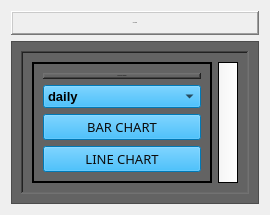
                          <widget class="QWidget" name="charts_page">
                           <layout class="QVBoxLayout" name="verticalLayout_29">
                            <item>
                             <widget class="QFrame" name="frame_32">
                              <property name="styleSheet">
                               <string notr="true"/>
                              </property>
                              <property name="frameShape">
                               <enum>QFrame::WinPanel</enum>
                              </property>
                              <property name="frameShadow">
                               <enum>QFrame::Raised</enum>
                              </property>
                              <property name="lineWidth">
                               <number>2</number>
                              </property>
                              <layout class="QVBoxLayout" name="verticalLayout_30">
                               <item alignment="Qt::AlignTop">
                                <widget class="QLabel" name="label_40">
                                 <property name="font">
                                  <font>
                                   <pointsize>-1</pointsize>
                                  </font>
                                 </property>
                                 <property name="text">
                                  <string>CHARTS</string>
                                 </property>
                                 <property name="alignment">
                                  <set>Qt::AlignCenter</set>
                                 </property>
                                </widget>
                               </item>
                              </layout>
                             </widget>
                            </item>
                            <item>
                             <widget class="QFrame" name="frame_31">
                              <property name="sizePolicy">
                               <sizepolicy hsizetype="Preferred" vsizetype="Expanding">
                                <horstretch>0</horstretch>
                                <verstretch>0</verstretch>
                               </sizepolicy>
                              </property>
                              <property name="styleSheet">
                               <string notr="true">background-color: rgb(99, 99, 99);</string>
                              </property>
                              <property name="frameShape">
                               <enum>QFrame::StyledPanel</enum>
                              </property>
                              <property name="frameShadow">
                               <enum>QFrame::Raised</enum>
                              </property>
                              <layout class="QGridLayout" name="gridLayout_6">
                               <item row="0" column="0">
                                <widget class="QFrame" name="frame_23">
                                 <property name="styleSheet">
                                  <string notr="true">background-color: rgb(99, 99, 99);</string>
                                 </property>
                                 <property name="frameShape">
                                  <enum>QFrame::WinPanel</enum>
                                 </property>
                                 <property name="frameShadow">
                                  <enum>QFrame::Sunken</enum>
                                 </property>
                                 <property name="lineWidth">
                                  <number>4</number>
                                 </property>
                                 <layout class="QHBoxLayout" name="horizontalLayout_33">
                                  <item>
                                   <widget class="QFrame" name="frame_27">
                                    <property name="minimumSize">
                                     <size>
                                      <width>180</width>
                                      <height>0</height>
                                     </size>
                                    </property>
                                    <property name="frameShape">
                                     <enum>QFrame::Box</enum>
                                    </property>
                                    <property name="frameShadow">
                                     <enum>QFrame::Plain</enum>
                                    </property>
                                    <property name="lineWidth">
                                     <number>2</number>
                                    </property>
                                    <layout class="QVBoxLayout" name="verticalLayout_3">
                                     <item>
                                      <widget class="QLabel" name="label_62">
                                       <property name="maximumSize">
                                        <size>
                                         <width>16777215</width>
                                         <height>50</height>
                                        </size>
                                       </property>
                                       <property name="font">
                                        <font>
                                         <pointsize>-1</pointsize>
                                        </font>
                                       </property>
                                       <property name="layoutDirection">
                                        <enum>Qt::LeftToRight</enum>
                                       </property>
                                       <property name="styleSheet">
                                        <string notr="true"/>
                                       </property>
                                       <property name="frameShape">
                                        <enum>QFrame::WinPanel</enum>
                                       </property>
                                       <property name="frameShadow">
                                        <enum>QFrame::Raised</enum>
                                       </property>
                                       <property name="lineWidth">
                                        <number>1</number>
                                       </property>
                                       <property name="text">
                                        <string>CHOOSE A PERIOD</string>
                                       </property>
                                       <property name="alignment">
                                        <set>Qt::AlignCenter</set>
                                       </property>
                                       <property name="margin">
                                        <number>0</number>
                                       </property>
                                       <property name="indent">
                                        <number>-1</number>
                                       </property>
                                      </widget>
                                     </item>
                                     <item>
                                      <widget class="QComboBox" name="d_m_y">
                                       <property name="font">
                                        <font>
                                         <pointsize>10</pointsize>
                                         <weight>75</weight>
                                         <bold>true</bold>
                                        </font>
                                       </property>
                                       <property name="styleSheet">
                                        <string notr="true">background-color: rgb(0, 170, 255);
color: rgb(0,0,0);</string>
                                       </property>
                                       <item>
                                        <property name="text">
                                         <string>daily</string>
                                        </property>
                                       </item>
                                       <item>
                                        <property name="text">
                                         <string>monthly</string>
                                        </property>
                                       </item>
                                       <item>
                                        <property name="text">
                                         <string>yearly</string>
                                        </property>
                                       </item>
                                      </widget>
                                     </item>
                                     <item>
                                      <widget class="QPushButton" name="bar_chart">
                                       <property name="font">
                                        <font>
                                         <family>Comfortaa</family>
                                         <pointsize>10</pointsize>
                                         <weight>50</weight>
                                         <italic>false</italic>
                                         <bold>false</bold>
                                        </font>
                                       </property>
                                       <property name="styleSheet">
                                        <string notr="true">color: rgb(12, 12, 12);
font: 10pt &quot;Comfortaa&quot;;

background-color: rgb(0, 170, 255);
</string>
                                       </property>
                                       <property name="text">
                                        <string>BAR CHART</string>
                                       </property>
                                      </widget>
                                     </item>
                                     <item>
                                      <widget class="QPushButton" name="line_chart">
                                       <property name="font">
                                        <font>
                                         <family>Comfortaa</family>
                                         <pointsize>10</pointsize>
                                         <weight>50</weight>
                                         <italic>false</italic>
                                         <bold>false</bold>
                                        </font>
                                       </property>
                                       <property name="styleSheet">
                                        <string notr="true">color: rgb(12, 12, 12);
font: 10pt &quot;Comfortaa&quot;;

background-color: rgb(0, 170, 255);</string>
                                       </property>
                                       <property name="text">
                                        <string>LINE CHART</string>
                                       </property>
                                      </widget>
                                     </item>
                                    </layout>
                                   </widget>
                                  </item>
                                  <item>
                                   <widget class="QStackedWidget" name="charts_stacked_widget">
                                    <property name="sizePolicy">
                                     <sizepolicy hsizetype="Preferred" vsizetype="Preferred">
                                      <horstretch>0</horstretch>
                                      <verstretch>0</verstretch>
                                     </sizepolicy>
                                    </property>
                                    <property name="minimumSize">
                                     <size>
                                      <width>0</width>
                                      <height>0</height>
                                     </size>
                                    </property>
                                    <property name="styleSheet">
                                     <string notr="true">background-color: qlineargradient(spread:pad, x1:0, y1:0, x2:1, y2:0, stop:0 rgba(245,245, 245, 255), stop:1 rgba(255, 255, 255, 255));</string>
                                    </property>
                                    <property name="frameShape">
                                     <enum>QFrame::Box</enum>
                                    </property>
                                    <property name="currentIndex">
                                     <number>0</number>
                                    </property>
                                    <widget class="QWidget" name="bar_chart_page">
                                     <layout class="QHBoxLayout" name="horizontalLayout_32">
                                      <item>
                                       <widget class="QFrame" name="line_chart_frame">
                                        <property name="frameShape">
                                         <enum>QFrame::StyledPanel</enum>
                                        </property>
                                        <property name="frameShadow">
                                         <enum>QFrame::Raised</enum>
                                        </property>
                                       </widget>
                                      </item>
                                     </layout>
                                    </widget>
                                    <widget class="QWidget" name="line_chart_page">
                                     <layout class="QHBoxLayout" name="horizontalLayout_30">
                                      <item>
                                       <widget class="QFrame" name="bar_chart_frame">
                                        <property name="frameShape">
                                         <enum>QFrame::StyledPanel</enum>
                                        </property>
                                        <property name="frameShadow">
                                         <enum>QFrame::Raised</enum>
                                        </property>
                                       </widget>
                                      </item>
                                     </layout>
                                    </widget>
                                   </widget>
                                  </item>
                                 </layout>
                                </widget>
                               </item>
                              </layout>
                             </widget>
                            </item>
                           </layout>
                          </widget>
